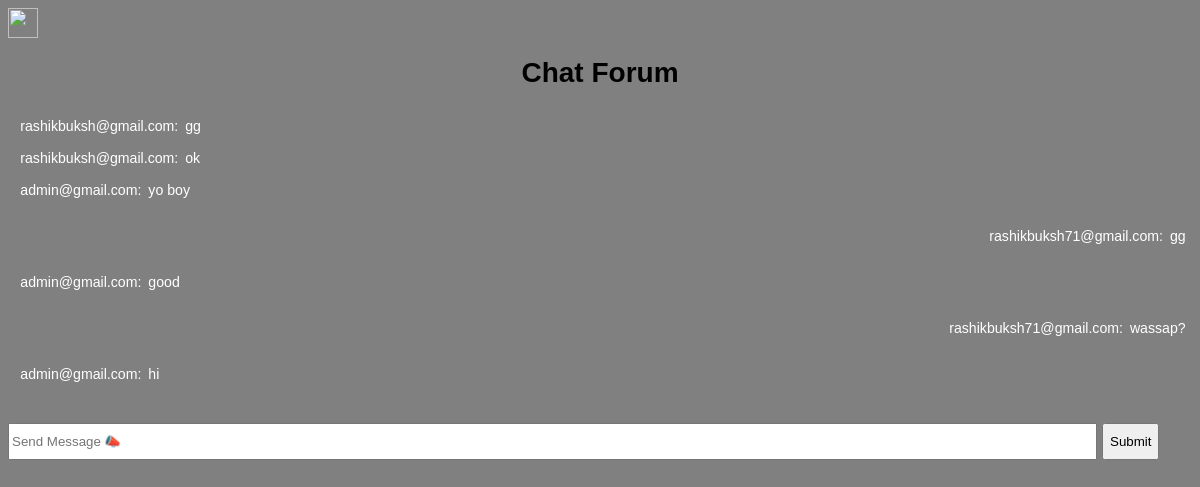
Page /main/chat_forum/ (signed in) on the committed database.
### main/models.py (models this page shows)
class chatForumMessages(models.Model):
    message_user = models.ForeignKey(settings.AUTH_USER_MODEL, default=None, on_delete=models.DO_NOTHING)
    message = models.CharField(max_length=300, null=True)
    date = models.DateTimeField(auto_now_add=True)

### accounts/models.py (models this page shows)
class User(AbstractUser):
    is_email_verified = models.BooleanField(default=False)
    def __str__(self):
        return self.email

### main/views.py (the view)
@login_required(login_url="/account/login/")
def chatForum(request):
    form = forms.chatForumForm()
    if request.method == 'POST':
        form = forms.chatForumForm(request.POST)
        if form.is_valid():
            instance = form.save(commit=False)
            instance.message_user = request.user
            instance.save()
            return HttpResponseRedirect(request.path_info)
    else:
        form = forms.chatForumForm()
    forum = chatForumMessages.objects.all().order_by('-date')
    context = {}
    context['forum'] = forum
    context['form'] = form
    return render(request, 'main/chatForum.html', context)

### main/forms.py
class chatForumForm(forms.ModelForm):
    class Meta:
        model = models.chatForumMessages
        fields = ['message']

### main/templates/main/chatForum.html (shortened to what this page needs)
<html>
<head>
</head>
<body style="background-color: #808080;">
<a href="../"><img src="/static/home/img/back.png" height="30px" width="30px"></a>
<div class="row card-panel shoutbox-container">
        <div class="col s12 content-title toggle">
            <h1 align="center">Chat Forum</h1>
        </div>
        <div id="shoutbox-outline" class="toggle-outline" style="width: 100%; display: block;">
            <div id="shouts-container" class="col s12 shouts" style="font-size: 1.01em; margin-bottom: 15px;">
			<div id="shout-2255647" class="shout-item" style="color:white;">
			{% for forum in forum %}
                {% if forum.message_user == user %}
					<p align="right"><span class="shout-user">
					<span class="tbdrank elite">{{ forum.message_user }}</span>: </span><span class="shout-text">{{ forum.message }}</span></p>
				{% else %}
					<span class="shout-user">
					<span class="tbdrank elite">{{ forum.message_user }}</span>: </span><span class="shout-text">{{ forum.message }}</span>
                <br>
				{% endif %}
                <br>
            {% endfor %}
			</div>
			</div>
<form method="POST" id="register-form" class="register-form">
            <div id="shout-send-container" class="col s12">
                <input id="shout_text" name="message" maxlength="300" type="text" class="shoutbox-text" placeholder="Send Message 📣" autocomplete="off">
                <div id="shout-ibb-container">
                    <button type="submit" name="signup_submit" id="submit_button" class="form-submit" value="Sign up" style="flex-grow: 1; height: 37px;">Submit</button>
                </div>
            </div>
</form>
            <div id="smilies-outline" class="col s12 toggle-outline" style="padding: 1.5rem">
            </div>
        </div>
    </div>
	</body>
	</html>

### main/templates/main/chatForum.html (style rules this page uses)
html { scroll-behavior: smooth; }
body { font-family: 'PT Sans', Verdana, sans-serif; font-size: 14px; word-wrap: break-word; }
body { word-wrap: break-word; display: flex; min-height: 100vh; flex-direction: column; }
#shouts-container { padding-left: .7%; padding-right: .2%; height: 300px; overflow: auto; }
#shout-send-container, #ssb-send-container { border-top: 1px solid var(--border-color); border-bottom: 1px solid var(--border-color); display: flex; }
#shout_text, #staff_shout_text { flex-grow: 1; height: 37px; }
#shout-ibb-container, #ssb-ibb-container { min-width: 95px; margin-right: -5px; padding-left: 5px; }
#shouts-container .shout-item { padding: 10px 4px; }
#shouts-container .shout-user a, #shouts-container .shout-text { margin-left: 3px; }

### rows in the picture
chatForumMessages: message_user "rashikbuksh@gmail.com", message "gg"
chatForumMessages: message_user "rashikbuksh@gmail.com", message "ok"
chatForumMessages: message_user "admin@gmail.com", message "yo boy"
chatForumMessages: message_user "rashikbuksh71@gmail.com", message "gg"
chatForumMessages: message_user "admin@gmail.com", message "good"
chatForumMessages: message_user "rashikbuksh71@gmail.com", message "wassap?"
chatForumMessages: message_user "admin@gmail.com", message "hi"
